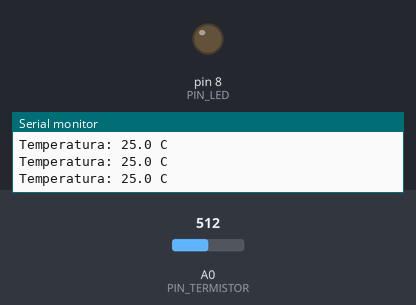
A sketch run on a simulated Arduino Uno, built with avr-gcc and run on an emulated ATmega328P. Parts: output pins drawn as LEDs (lit = HIGH), the last lines printed to the serial monitor. The inputs (shaded band) are chosen by the test bench; at power-on: A0 (PIN_TERMISTOR) = 512.

Above: at 1.2 s.
1.3 s: A0 (PIN_TERMISTOR) set to 550
2.8 s: A0 (PIN_TERMISTOR) set to 577
At 4.3 s:
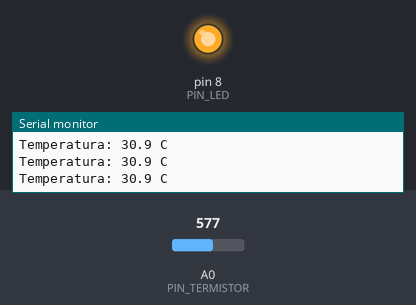
4.6 s: A0 (PIN_TERMISTOR) set to 511
At 5.6 s:
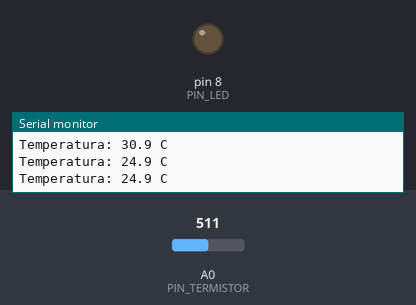
6.2 s: A0 (PIN_TERMISTOR) set to 716
At 6.7 s:
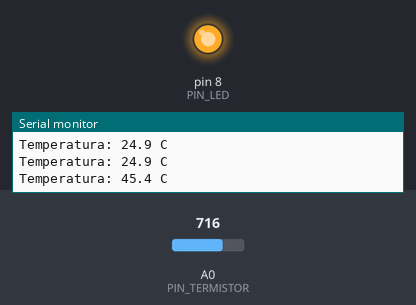
Timing chart, 0 to 8.7 s (numbered marks = the images above; inputs shaded):
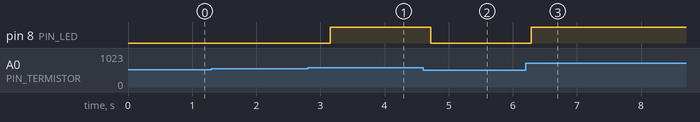

The sketch:

P19_led_30c.ino
```cpp
/*
  P19 · Reto: un LED que enciende a 30 grados (solución del instructor)    Sesión 10
  ------------------------------------------------------------------
  Qué hace: mide la temperatura con el termistor y enciende un LED si llega a 30 grados.

  Conexiones: las de P19
    5 V -> termistor NTC -> (punto medio) -> resistencia 10 kohm -> GND ; el punto medio al pin A0
    LED   pin 8 -> resistencia 220 ohm -> LED (pata larga +) ; pata corta -> GND

  Ideas clave:
    - Una decisión con umbral, como la lámpara de la Sesión 6, pero con grados en lugar de luz.
    - Si la temperatura anda justo en 30, el LED puede parpadear por el ruido de la lectura:
      la Sesión 12 enseña a evitarlo (histéresis).
    - Prueba: sostén el termistor entre los dedos hasta que pase de 30 grados y suéltalo.
*/

const int PIN_TERMISTOR = A0;
const int PIN_LED = 8;
const float AJUSTE_C = 0.0;       // corrección para igualar con un termómetro real
const float LIMITE_C = 30.0;      // el LED enciende a partir de esta temperatura

float leerTemperatura() {
  long suma = 0;
  for (int i = 0; i < 10; i++) {
    suma = suma + analogRead(PIN_TERMISTOR);
    delay(2);
  }
  float lectura = suma / 10.0;

  if (lectura < 1.0 || lectura > 1022.0) {
    return -273.0;                // sensor desconectado o en corto
  }

  // resistencia del termistor (el termistor va del lado de 5 V)
  float resistencia = 10000.0 * (1024.0 / lectura - 1.0);

  // ecuación de Steinhart-Hart con las constantes del kit
  float lnR = log(resistencia);
  float tempK = 1.0 / (0.001129148 + (0.000234125 + (0.0000000876741 * lnR * lnR)) * lnR);
  return tempK - 273.15 + AJUSTE_C;
}

void setup() {
  pinMode(PIN_LED, OUTPUT);
  Serial.begin(9600);
}

void loop() {
  float temperatura = leerTemperatura();
  if (temperatura < -200.0) {
    digitalWrite(PIN_LED, LOW);
    Serial.println("Revisa la conexion del termistor");
  } else {
    if (temperatura >= LIMITE_C) {
      digitalWrite(PIN_LED, HIGH);
    } else {
      digitalWrite(PIN_LED, LOW);
    }
    Serial.print("Temperatura: ");
    Serial.print(temperatura, 1);
    Serial.println(" C");
  }
  delay(500);
}
```

Measured:
- the behaviour switches between 567 and 568 on A0 (PIN_TERMISTOR) (found by bisection; images 0 and 1)
- after the input at 2.8 s, pin 8 (PIN_LED): LOW → HIGH after 0.35 s
- after the input at 4.6 s, pin 8 (PIN_LED): HIGH → LOW after 0.12 s
- after the input at 6.2 s, pin 8 (PIN_LED): LOW → HIGH after 0.08 s
